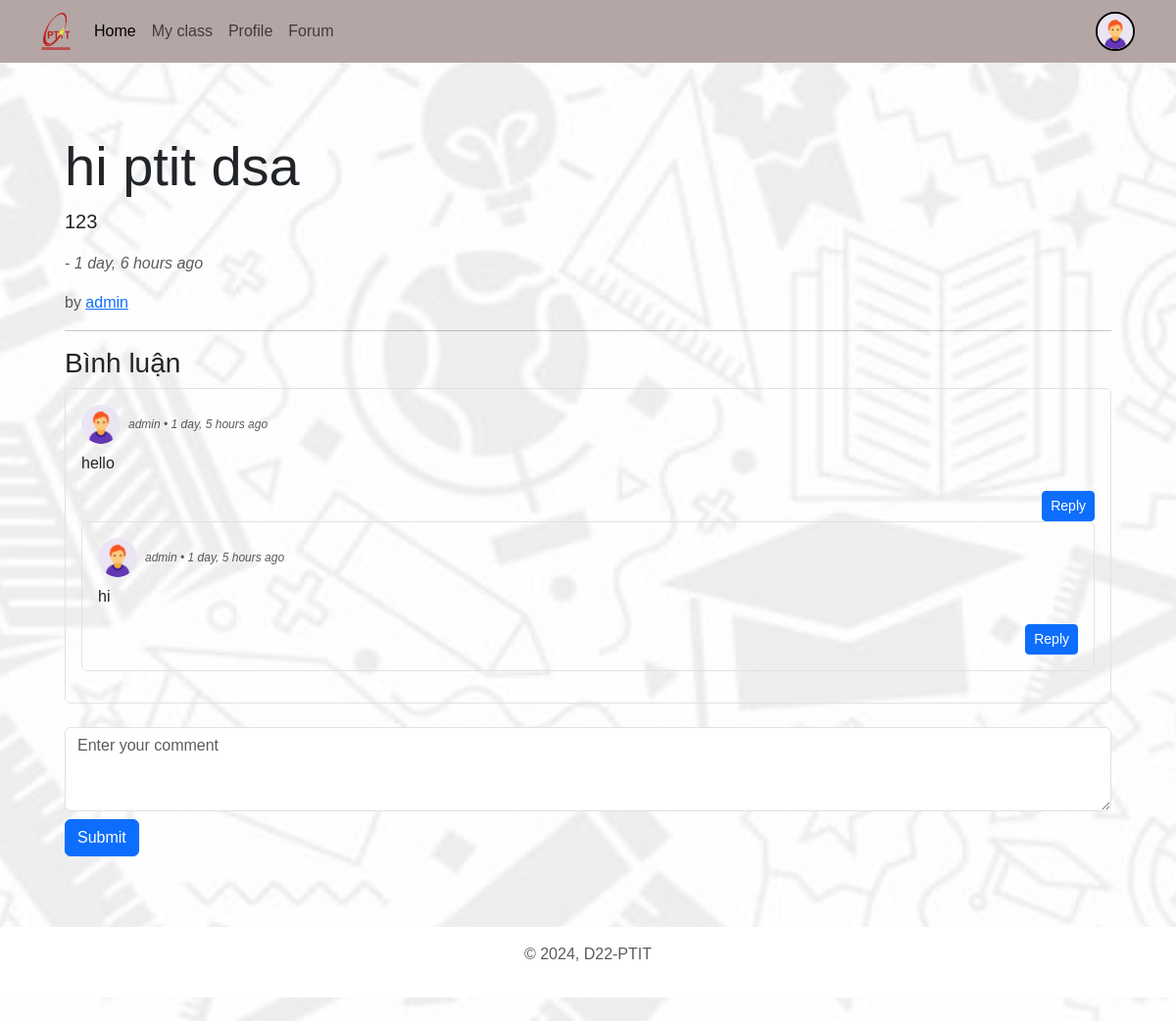
The page /forum/hi-20241112160125 (signed in) on the database its author committed.
### account/models.py (models this page shows, shortened)
class Profile(models.Model):
    user = models.OneToOneField(User, on_delete=models.CASCADE, null=True, related_name='profile', verbose_name='User Object')
    user_class = models.TextField(blank=True, null=True)
    email = models.EmailField(blank=True, null=True, max_length=254, unique=True)
    profile_img = models.ImageField(upload_to='profile_images', default='profile_images/user.jpg', blank=True, null=True, verbose_name='Profile Pic')
    studen_id = models.CharField(max_length=15, blank=True, null=True)
    GENDER = (
        ('Male', 'Male'),
        ('Female', 'Female'),
        ('Other', 'Other'),
    )
    gender = models.CharField(max_length=6, choices=GENDER, blank=True, null=True)
    def get_profile_img_url(self):
        if self.profile_img:
            return self.profile_img.url
        return static('images/user.jpg')

### forums/models.py (models this page shows, shortened)
class Forum(models.Model):
    user = models.ForeignKey(settings.AUTH_USER_MODEL, on_delete=models.CASCADE)
    title = models.CharField(max_length=100)
    slug = models.SlugField(unique=True)
    desc = models.TextField()
    created_at = models.DateTimeField(auto_now_add=True)

class Comment(models.Model):
    user = models.ForeignKey(settings.AUTH_USER_MODEL, on_delete=models.CASCADE)
    forum = models.ForeignKey(Forum, on_delete=models.CASCADE)
    desc = models.TextField()
    created_at = models.DateTimeField(auto_now_add=True)
    edited = models.BooleanField(default=False)
    edited_at = models.DateTimeField(null=True, blank=True)
    parent = models.ForeignKey('self', null=True, blank=True, related_name='replies', on_delete=models.CASCADE)

### forums/views.py (the view)
# urls.py: path('<slug:slug>', ForumDetailView.as_view(), name='forum-detail'),
@method_decorator(login_required, name='dispatch')
class ForumDetailView(DetailView):
    model = Forum
    template_name = 'forum_detail.html'
    context_object_name = 'forum'
    def get_context_data(self, **kwargs):
        context = super().get_context_data(**kwargs)
        forum = self.get_object()
        parent_comments = Comment.objects.filter(forum=forum, parent__isnull=True)
        context['parent_comments'] = parent_comments
        context['user'] = forum.user
        return context

### templates/forum_detail.html (shortened to what this page needs)
{% extends "base.html" %}
{% load humanize %}
{% block content %}
<div class="container my-5">
  <div class="jumbotron p-4">
    <h1 class="display-4">{{object.title}}</h1>
    <p class="lead">{{ object.desc }}</p>
    <p class="text-muted">- <i>{{object.created_at | naturaltime}}</i></p>
    <p class="text-muted">by <a href="{% url 'forum-by' object.user %}">{{ object.user }}</a></p>
    <hr>
    <h3>Bình luận</h3>
    <div class="comments-section mb-4">
      {% for comment in parent_comments %}
        {% include "comment.html" with comment=comment %}
      {% endfor %}
    </div>
    <form method="post" action="{% url 'add-comment' forum.id %}">
      <textarea name="desc" class="form-control mb-2" rows="3" placeholder="Enter your comment"></textarea>
      <button type="submit" class="btn btn-primary">Submit</button>
    </form>
  </div>
</div>
{% endblock %}

### templates/Components/navbar_loged_in.html (shortened to what this page needs)
    <nav class="navbar navbar-expand-lg bg-body-tertiary d-none d-lg-block">
        <div class="container">
            <a class="navbar-brand" href="">
                <img src="/static/images/logo_ptit.png" alt="" style="width: 30px;">
                </a>
            <div class="collapse navbar-collapse" id="navbarSupportedContent">
                <ul class="navbar-nav me-auto mb-2 mb-lg-0">
                    <li class="nav-item">
                        <a class="nav-link active" aria-current="page" href="{% url 'welcome' %}">Home</a>
                    </li>
						<a class="nav-link" href="{% url 'my_classes' %}">My class</a>
					<li class="nav-item">
                        <a class="nav-link" href="{% url 'profile' request.user.username %}">Profile</a>
                    </li>
						<a class="nav-link" href="{% url 'forum-list' %}">Forum</a>
                </ul>
                {% if request.user.is_authenticated %}
                    <a href="{% url 'profile' request.user.username %}" class="ms-5">
                    <img src="{{request.user.profile.profile_img.url}}" class="rounded-circle" width="40" height="40" alt="profile_img" style="border: 2px solid #000;">
                    </a>
                {% endif %}
            </div>
        </div>
    </nav>

### templates/comment.html (shortened to what this page needs)
{% load static %}
{% load humanize %}
<div class="comment mb-3 p-3 border rounded">
    <div class="d-flex align-items-center mb-2">
      <img src="{% if comment.user.profile.profile_img %}{{ comment.user.profile.get_profile_img_url }}{% else %}{% static 'path/to/default.jpg' %}{% endif %}" alt="Avatar" class="rounded-circle me-2" width="40" height="40">
      <p class="text-muted mb-0" style="font-size: 12px;">
        <i>{{ comment.user }} • {{ comment.created_at | naturaltime }}{% if comment.edited %} • Edited {{ comment.edited_at | naturaltime }}{% endif %}</i>
      </p>
    </div>
    <p>{{ comment.desc }}</p>
    <div class="d-flex justify-content-end">
      <a href="#" class="btn btn-sm btn-primary" onclick="document.getElementById('reply-form-{{ comment.id }}').style.display='block'">Reply</a>
    </div>
    <div class="replies">
      {% for reply in comment.replies.all %}
        {% include "comment.html" with comment=reply %}
      {% endfor %}
    </div>
</div>

### static/css/style.css (style rules this page uses)
* { font-family: 'Arial', 'Tahoma', 'Verdana', 'Roboto', 'Open Sans', sans-serif; }
body { background-image: url("../images/Bg1.jpg"); background-size: cover; background-repeat: no-repeat; background-attachment: fixed; background-position: center; }
.navbar { background-color: #b5a6a6 !important; }

### rows shown on the page
Forum: title "hi ptit dsa", desc "123", created_at "1 day, 6 hours ago", user "admin"
Comment: user.profile_img (placeholder picture), user "admin", created_at "1 day, 5 hours ago", desc "hello"
Comment: user.profile_img (placeholder picture), user "admin", created_at "1 day, 5 hours ago", desc "hi"
